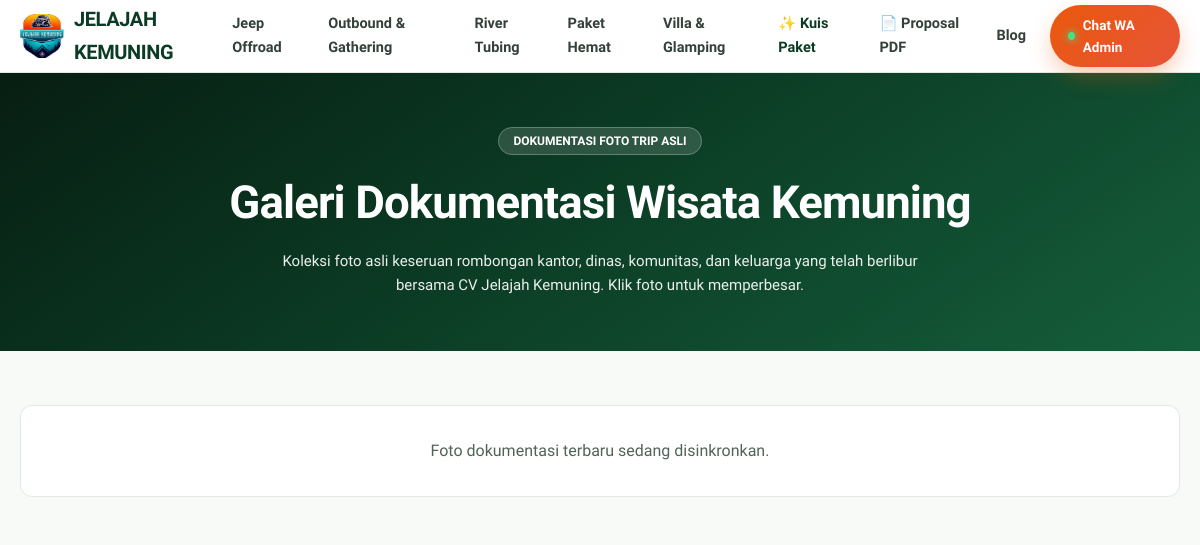
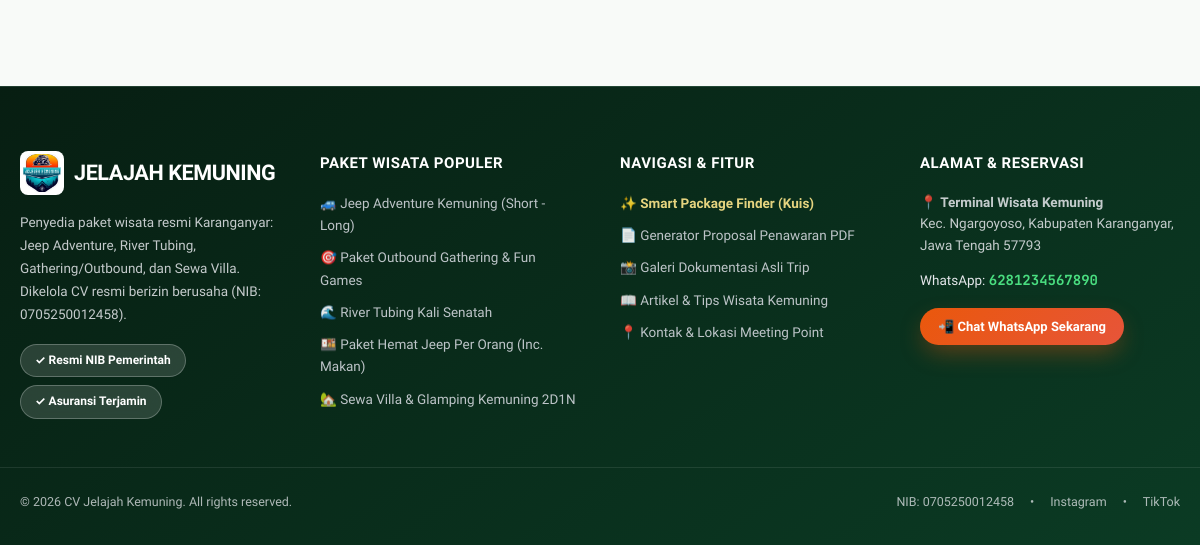
Page /galeri/ on the earlier database version (2 pictures, top to bottom).
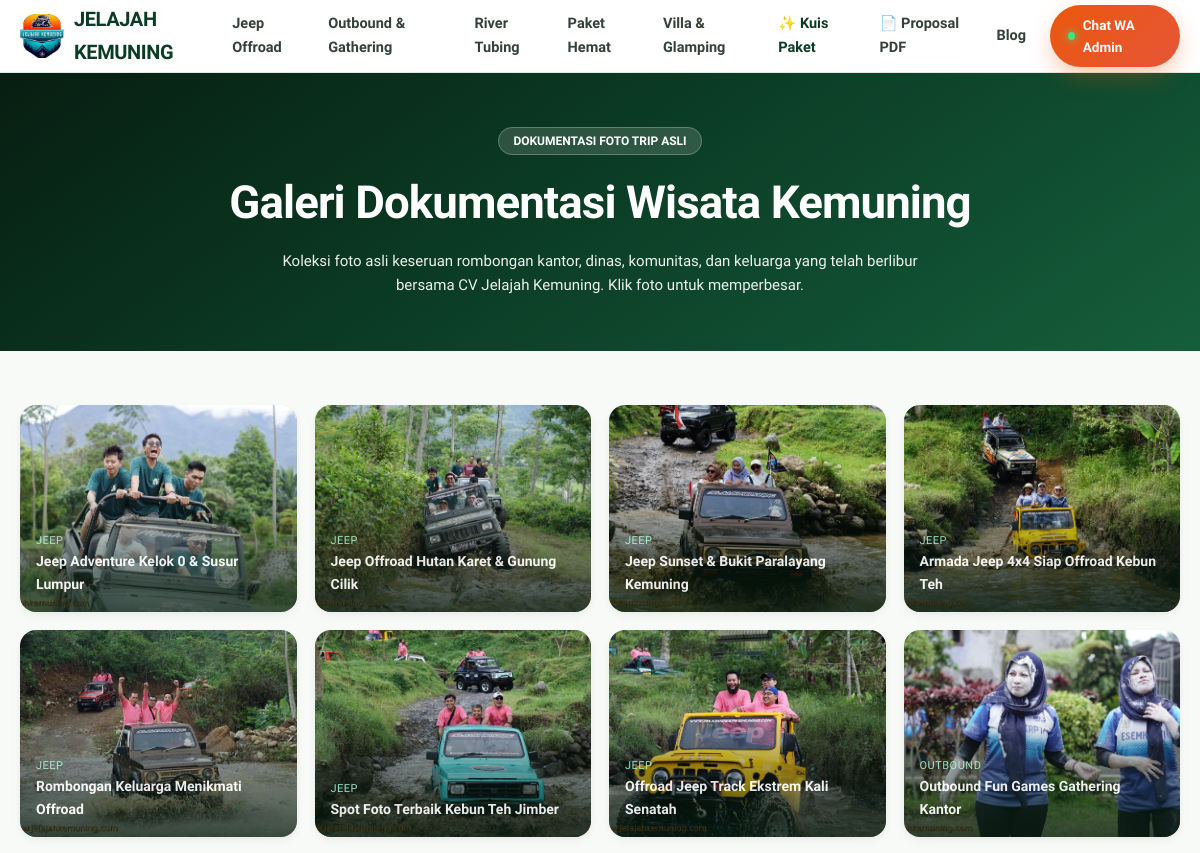
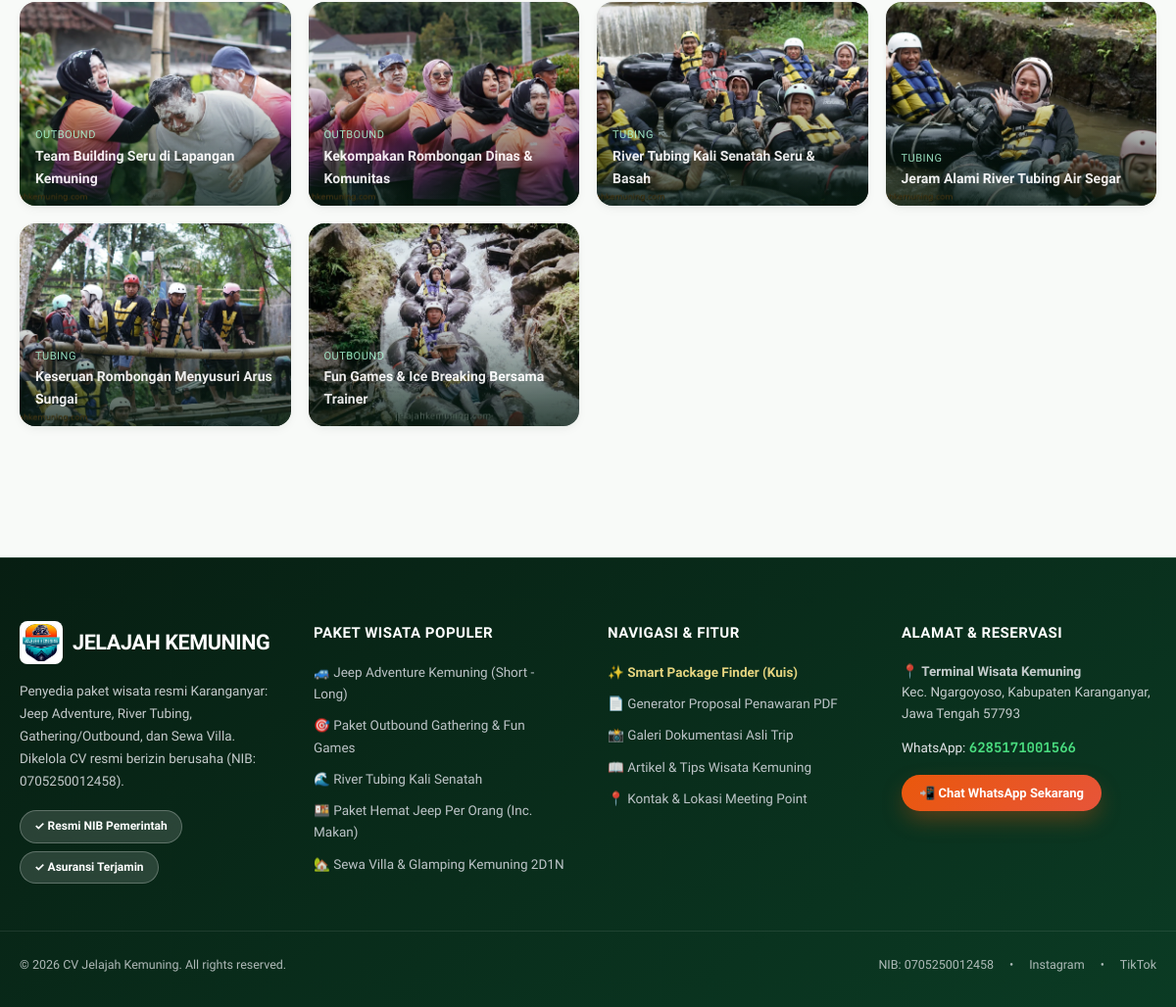
Same page on the later database version (2 pictures, top to bottom).
### tables this page shows
CREATE TABLE IF NOT EXISTS settings (
    setting_key VARCHAR(100) PRIMARY KEY,
    setting_value TEXT NULL
);

CREATE TABLE IF NOT EXISTS galleries (
    id INTEGER PRIMARY KEY AUTO_INCREMENT,
    title VARCHAR(200) NOT NULL,
    image_url VARCHAR(255) NOT NULL,
    category_tag VARCHAR(50) DEFAULT 'jeep',
    sort_order INTEGER DEFAULT 0,
    created_at TIMESTAMP DEFAULT CURRENT_TIMESTAMP
);

### app/Helpers.php (called while the page is built, shortened)
<?php
class Helpers {
    public static function getSetting(string $key, string $default = ''): string {
        try {
            $db = Database::getInstance()->getConnection();
            $stmt = $db->prepare("SELECT setting_value FROM settings WHERE setting_key = :k LIMIT 1");
            $stmt->execute([':k' => $key]);
            $val = $stmt->fetchColumn();
            return ($val !== false && $val !== null) ? (string)$val : $default;
        } catch (\Throwable $e) {
            return $default;
        }
    }
    public static function generateWaLink(string $package = '', string $details = ''): string {
        $phone = self::getSetting('no_wa_1', defined('DEFAULT_WA') ? DEFAULT_WA : '6281234567890');
        $text = "Halo Admin Jelajah Kemuning, saya mau konsultasi";
        $text .= ". Mohon info ketersediaan tanggal dan rincian lengkapnya. Terima kasih!";
        return "https://wa.me/" . preg_replace('/[^0-9]/', '', $phone) . "?text=" . urlencode($text);
    }
}

### app/Views/gallery.php (the view)
<div class="hero-wrapper" style="padding:54px 0;">
    <div class="container" style="text-align:center;">
        <span class="badge-glass">DOKUMENTASI FOTO TRIP ASLI</span>
        <h1 style="font-size:clamp(2rem, 3.8vw, 3rem); font-weight:900; margin:12px 0 8px; letter-spacing:-0.02em;">
            Galeri Dokumentasi Wisata Kemuning
        </h1>
        <p style="max-width:680px; margin:0 auto; opacity:0.92; font-size:15px; line-height:1.6;">
            Koleksi foto asli keseruan rombongan kantor, dinas, komunitas, dan keluarga yang telah berlibur bersama CV Jelajah Kemuning. Klik foto untuk memperbesar.
        </p>
    </div>
</div>
<div class="container" style="padding:54px 20px;">
    <div class="gallery-grid">
        <?php if (empty($galleries)): ?>
        <div style="background:#fff; border:1px solid var(--border); border-radius:12px; padding:32px; text-align:center; grid-column:1/-1; color:var(--text-muted);">
            Foto dokumentasi terbaru sedang disinkronkan.
        </div>
        <?php else: foreach ($galleries as $gal): ?>
        <div class="gallery-item">
            <img src="<?= htmlspecialchars($gal['image_url']) ?>" alt="<?= htmlspecialchars($gal['title']) ?>" loading="lazy">
            <div class="gallery-overlay">
                <span class="gallery-tag"><?= htmlspecialchars($gal['category_tag']) ?></span>
                <span class="gallery-title"><?= htmlspecialchars($gal['title']) ?></span>
            </div>
        </div>
        <?php endforeach; endif; ?>
    </div>
</div>

### index.php (shortened to what this page needs)
<?php
require_once __DIR__ . '/app/Helpers.php';
$uri = parse_url($_SERVER['REQUEST_URI'] ?? '/', PHP_URL_PATH);
$uri = rtrim($uri, '/');
switch ($uri) {
    case '/galeri':
    case '/tentang-kami':
    case '/kontak':
        require_once __DIR__ . '/app/Controllers/StaticController.php';
        (new StaticController())->show(trim($uri, '/'));
        break;
}

### app/Controllers/StaticController.php (shortened to what this page needs)
<?php
class StaticController {
    public function show(string $page): void {
        $db = Database::getInstance()->getConnection();
        if ($page === 'galeri') {
            $galleries = $db->query("SELECT * FROM galleries ORDER BY sort_order ASC, id DESC")->fetchAll(PDO::FETCH_ASSOC);
            require __DIR__ . '/../Views/layouts/header.php';
            require __DIR__ . '/../Views/gallery.php';
            require __DIR__ . '/../Views/layouts/footer.php';
        } else {
            http_response_code(404);
            $pageTitle = 'Halaman Tidak Ditemukan';
            require __DIR__ . '/../Views/layouts/header.php';
            echo '<div class="container" style="padding:80px 0; text-align:center;"><h2>Halaman Tidak Ditemukan</h2></div>';
            require __DIR__ . '/../Views/layouts/footer.php';
        }
    }
}

### app/Views/layouts/header.php (shortened to what this page needs)
<!DOCTYPE html>
<html lang="id">
<head>
    <link rel="stylesheet" href="/assets/css/style.min.css">
</head>
<body>
<header class="header-nav">
    <div class="container header-container">
        <a href="/" class="brand-logo">
            <img src="/assets/uploads/cropped-logo-jelajah-kemuningg.png" alt="Logo Jelajah Kemuning" onerror="this.style.display='none'">
            <span>JELAJAH KEMUNING</span>
        </a>
        <nav class="nav-links">
            <a href="/jeep-adventure-kemuning/">Jeep Offroad</a>
            <a href="/paket-outbound-kemuning/">Outbound & Gathering</a>
            <a href="/river-tubing-kemuning/">River Tubing</a>
            <a href="/paket-hemat-jeep-kemuning/">Paket Hemat</a>
            <a href="/villa-glamping-kemuning/">Villa & Glamping</a>
            <a href="/cari-paket/" style="color:var(--color-primary); font-weight:800;">✨ Kuis Paket</a>
            <a href="/proposal/">📄 Proposal PDF</a>
            <a href="/artikel/">Blog</a>
            <a href="<?= Helpers::generateWaLink() ?>" class="btn-accent" style="padding:9px 18px; font-size:13.5px;">
                <span style="display:inline-block; width:8px; height:8px; background:#4ADE80; border-radius:50%; box-shadow:0 0 8px #4ADE80;"></span>
                Chat WA Admin
            </a>
        </nav>
    </div>
</header>

### app/Views/layouts/footer.php (shortened to what this page needs)
<footer style="background: linear-gradient(145deg, #071E12 0%, #0B3B24 100%); color:#E5E7EB; padding:64px 0 32px; margin-top:80px; border-top:1px solid rgba(255,255,255,0.1);">
    <div class="container" style="display:grid; grid-template-columns:repeat(auto-fit, minmax(260px, 1fr)); gap:40px;">
        <div>
            <div style="display:flex; align-items:center; gap:10px; margin-bottom:16px;">
                <img src="/assets/uploads/cropped-logo-jelajah-kemuningg.png" alt="Logo Jelajah Kemuning" style="height:44px; width:auto; border-radius:8px; background:#fff; padding:3px;" onerror="this.style.display='none'">
                <span style="font-size:1.35rem; font-weight:900; color:#fff; letter-spacing:-0.02em;">JELAJAH KEMUNING</span>
            </div>
            <p style="font-size:13.5px; opacity:0.85; line-height:1.7; margin-bottom:18px;">
                Penyedia paket wisata resmi Karanganyar: Jeep Adventure, River Tubing, Gathering/Outbound, dan Sewa Villa. Dikelola CV resmi berizin berusaha (NIB: <?= Helpers::getSetting('nib', defined('CV_NIB') ? CV_NIB : '0705250012458') ?>).
            </p>
            <div style="display:flex; gap:8px; flex-wrap:wrap;">
                <span class="badge-glass">✓ Resmi NIB Pemerintah</span>
                <span class="badge-glass">✓ Asuransi Terjamin</span>
            </div>
        </div>
        <div>
            <h4 style="color:#fff; font-size:15px; font-weight:800; letter-spacing:0.5px; text-transform:uppercase; margin-bottom:16px;">Paket Wisata Populer</h4>
            <ul style="list-style:none; font-size:13.5px; display:flex; flex-direction:column; gap:10px; opacity:0.9;">
                <li><a href="/jeep-adventure-kemuning/" style="color:#D1D5DB;">🚙 Jeep Adventure Kemuning (Short - Long)</a></li>
                <li><a href="/paket-outbound-kemuning/" style="color:#D1D5DB;">🎯 Paket Outbound Gathering & Fun Games</a></li>
                <li><a href="/river-tubing-kemuning/" style="color:#D1D5DB;">🌊 River Tubing Kali Senatah</a></li>
                <li><a href="/paket-hemat-jeep-kemuning/" style="color:#D1D5DB;">🍱 Paket Hemat Jeep Per Orang (Inc. Makan)</a></li>
                <li><a href="/villa-glamping-kemuning/" style="color:#D1D5DB;">🏡 Sewa Villa & Glamping Kemuning 2D1N</a></li>
            </ul>
        </div>
        <div>
            <h4 style="color:#fff; font-size:15px; font-weight:800; letter-spacing:0.5px; text-transform:uppercase; margin-bottom:16px;">Navigasi & Fitur</h4>
            <ul style="list-style:none; font-size:13.5px; display:flex; flex-direction:column; gap:10px; opacity:0.9;">
                <li><a href="/cari-paket/" style="color:#FDE68A; font-weight:700;">✨ Smart Package Finder (Kuis)</a></li>
                <li><a href="/proposal/" style="color:#D1D5DB;">📄 Generator Proposal Penawaran PDF</a></li>
                <li><a href="/galeri/" style="color:#D1D5DB;">📸 Galeri Dokumentasi Asli Trip</a></li>
                <li><a href="/artikel/" style="color:#D1D5DB;">📖 Artikel & Tips Wisata Kemuning</a></li>
                <li><a href="/kontak/" style="color:#D1D5DB;">📍 Kontak & Lokasi Meeting Point</a></li>
            </ul>
        </div>
        <div>
            <h4 style="color:#fff; font-size:15px; font-weight:800; letter-spacing:0.5px; text-transform:uppercase; margin-bottom:16px;">Alamat & Reservasi</h4>
            <p style="font-size:13.5px; opacity:0.85; line-height:1.6; margin-bottom:12px;">
                📍 <strong>Terminal Wisata Kemuning</strong><br>
                Kec. Ngargoyoso, Kabupaten Karanganyar, Jawa Tengah 57793
            </p>
            <p style="font-size:13.5px; margin-bottom:16px;">
                WhatsApp: <strong style="color:#4ADE80; font-family:var(--font-mono); font-size:14px;"><?= Helpers::getSetting('no_wa_1', defined('DEFAULT_WA') ? DEFAULT_WA : '6285171001566') ?></strong>
            </p>
            <a href="<?= Helpers::generateWaLink() ?>" class="btn-accent" style="font-size:13px; padding:8px 18px;">
                📲 Chat WhatsApp Sekarang
            </a>
        </div>
    </div>
    <div class="container" style="margin-top:48px; padding-top:24px; border-top:1px solid rgba(255,255,255,0.12); display:flex; justify-content:space-between; align-items:center; flex-wrap:wrap; gap:12px; font-size:12.5px; opacity:0.75;">
        <div>
            &copy; <?= date('Y') ?> CV Jelajah Kemuning. All rights reserved.
        </div>
        <div style="display:flex; gap:16px;">
            <span>NIB: <?= Helpers::getSetting('nib', defined('CV_NIB') ? CV_NIB : '0705250012458') ?></span>
            <span>•</span>
            <a href="https://instagram.com" target="_blank" rel="noopener">Instagram</a>
            <span>•</span>
            <a href="https://tiktok.com" target="_blank" rel="noopener">TikTok</a>
        </div>
    </div>
</footer>
</body>
</html>

Differences in the rows shown:
added galleries: image_url (picture), category_tag "JEEP", title "Jeep Adventure Kelok 0 & Susur Lumpur"
added galleries: image_url (picture), category_tag "JEEP", title "Jeep Offroad Hutan Karet & Gunung Cilik"
added galleries: image_url (picture), category_tag "JEEP", title "Jeep Sunset & Bukit Paralayang Kemuning"
added galleries: image_url (picture), category_tag "JEEP", title "Armada Jeep 4x4 Siap Offroad Kebun Teh"
added galleries: image_url (picture), category_tag "JEEP", title "Rombongan Keluarga Menikmati Offroad"
added galleries: image_url (picture), category_tag "JEEP", title "Spot Foto Terbaik Kebun Teh Jimber"
added galleries: image_url (picture), category_tag "JEEP", title "Offroad Jeep Track Ekstrem Kali Senatah"
added galleries: image_url (picture), category_tag "OUTBOUND", title "Outbound Fun Games Gathering Kantor"
added galleries: image_url (picture), category_tag "OUTBOUND", title "Team Building Seru di Lapangan Kemuning"
added galleries: image_url (picture), category_tag "OUTBOUND", title "Kekompakan Rombongan Dinas & Komunitas"
added galleries: image_url (picture), category_tag "TUBING", title "River Tubing Kali Senatah Seru & Basah"
added galleries: image_url (picture), category_tag "TUBING", title "Jeram Alami River Tubing Air Segar"
added galleries: image_url (picture), category_tag "TUBING", title "Keseruan Rombongan Menyusuri Arus Sungai"
added galleries: image_url (picture), category_tag "OUTBOUND", title "Fun Games & Ice Breaking Bersama Trainer"
changed settings (number 2 of 2 on the later page): setting_value "6281234567890" → "6285171001566"
Other differences:
text no longer shown: "Foto dokumentasi terbaru sedang disinkronkan."
